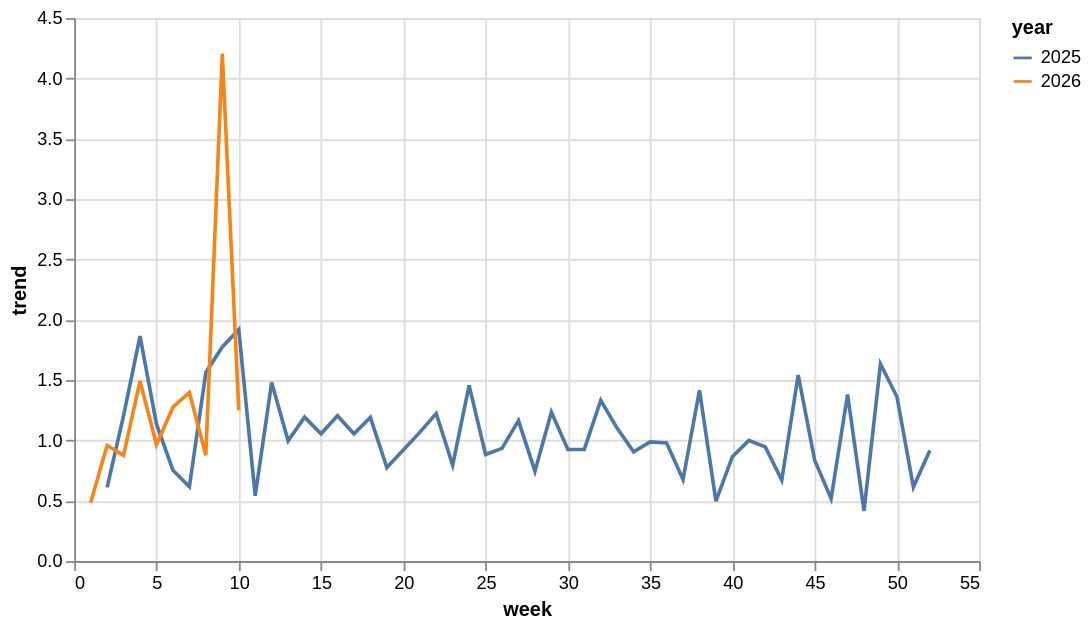

The notebook cell saved with this chart:
### Code cell
alt.Chart(
    do_grafu_celorepublika_kolo,
    width=500,
    height=300
).mark_line(
).encode(
    alt.X('week:Q'),
    alt.Y('trend:Q'),
    alt.Color('year:N')
)

### Figure 1 — Vega-Lite specification as saved in the notebook (floating-point values rounded to 4 significant figures)
{"config": {"view": {"continuousWidth": 300, "continuousHeight": 300}}, "data": {"name": "data-d65085e5e337368794e9eb6e3a70bc36"}, "mark": {"type": "line"}, "encoding": {"color": {"field": "year", "type": "nominal"}, "x": {"field": "week", "type": "quantitative"}, "y": {"field": "trend", "type": "quantitative"}}, "height": 300, "width": 500, "$schema": "https://vega.github.io/schema/vega-lite/v6.1.0.json", "datasets": {"data-d65085e5e337368794e9eb6e3a70bc36": [{"year": 2025, "week": 1, "effort_diff": 1033.0, "trend": null}, {"year": 2025, "week": 2, "effort_diff": 631.0, "trend": 0.6108}, {"year": 2025, "week": 3, "effort_diff": 761.0, "trend": 1.206}, {"year": 2025, "week": 4, "effort_diff": 1419.0, "trend": 1.865}, {"year": 2025, "week": 5, "effort_diff": 1610.0, "trend": 1.135}, {"year": 2025, "week": 6, "effort_diff": 1213.0, "trend": 0.7534}, {"year": 2025, "week": 7, "effort_diff": 748.0, "trend": 0.6167}, {"year": 2025, "week": 8, "effort_diff": 1169.0, "trend": 1.563}, {"year": 2025, "week": 9, "effort_diff": 2075.0, "trend": 1.775}, {"year": 2025, "week": 10, "effort_diff": 3980.0, "trend": 1.918}, {"year": 2025, "week": 11, "effort_diff": 2157.0, "trend": 0.542}, {"year": 2025, "week": 12, "effort_diff": 3192.0, "trend": 1.48}, {"year": 2025, "week": 13, "effort_diff": 3182.0, "trend": 0.9969}, {"year": 2025, "week": 14, "effort_diff": 3796.0, "trend": 1.193}, {"year": 2025, "week": 15, "effort_diff": 4005.0, "trend": 1.055}, {"year": 2025, "week": 16, "effort_diff": 4825.0, "trend": 1.205}, {"year": 2025, "week": 17, "effort_diff": 5089.0, "trend": 1.055}, {"year": 2025, "week": 18, "effort_diff": 6059.0, "trend": 1.191}, {"year": 2025, "week": 19, "effort_diff": 4697.0, "trend": 0.7752}, {"year": 2025, "week": 20, "effort_diff": 4325.0, "trend": 0.9208}, {"year": 2025, "week": 21, "effort_diff": 4613.0, "trend": 1.067}, {"year": 2025, "week": 22, "effort_diff": 5643.0, "trend": 1.223}, {"year": 2025, "week": 23, "effort_diff": 4492.0, "trend": 0.796}, {"year": 2025, "week": 24, "effort_diff": 6543.0, "trend": 1.457}, {"year": 2025, "week": 25, "effort_diff": 5782.0, "trend": 0.8837}, {"year": 2025, "week": 26, "effort_diff": 5402.0, "trend": 0.9343}, {"year": 2025, "week": 27, "effort_diff": 6286.0, "trend": 1.164}, {"year": 2025, "week": 28, "effort_diff": 4686.0, "trend": 0.7455}, {"year": 2025, "week": 29, "effort_diff": 5783.0, "trend": 1.234}, {"year": 2025, "week": 30, "effort_diff": 5347.0, "trend": 0.9246}, {"year": 2025, "week": 31, "effort_diff": 4948.0, "trend": 0.9254}, {"year": 2025, "week": 32, "effort_diff": 6596.0, "trend": 1.333}, {"year": 2025, "week": 33, "effort_diff": 7257.0, "trend": 1.1}, {"year": 2025, "week": 34, "effort_diff": 6578.0, "trend": 0.9064}, {"year": 2025, "week": 35, "effort_diff": 6500.0, "trend": 0.9881}, {"year": 2025, "week": 36, "effort_diff": 6369.0, "trend": 0.9798}, {"year": 2025, "week": 37, "effort_diff": 4304.0, "trend": 0.6758}, {"year": 2025, "week": 38, "effort_diff": 6095.0, "trend": 1.416}, {"year": 2025, "week": 39, "effort_diff": 3030.0, "trend": 0.4971}, {"year": 2025, "week": 40, "effort_diff": 2623.0, "trend": 0.8657}, {"year": 2025, "week": 41, "effort_diff": 2622.0, "trend": 0.9996}, {"year": 2025, "week": 42, "effort_diff": 2481.0, "trend": 0.9462}, {"year": 2025, "week": 43, "effort_diff": 1664.0, "trend": 0.6707}, {"year": 2025, "week": 44, "effort_diff": 2566.0, "trend": 1.542}, {"year": 2025, "week": 45, "effort_diff": 2147.0, "trend": 0.8367}, {"year": 2025, "week": 46, "effort_diff": 1112.0, "trend": 0.5179}, {"year": 2025, "week": 47, "effort_diff": 1536.0, "trend": 1.381}, {"year": 2025, "week": 48, "effort_diff": 639.0, "trend": 0.416}, {"year": 2025, "week": 49, "effort_diff": 1044.0, "trend": 1.634}, {"year": 2025, "week": 50, "effort_diff": 1422.0, "trend": 1.362}, {"year": 2025, "week": 51, "effort_diff": 872.0, "trend": 0.6132}, {"year": 2025, "week": 52, "effort_diff": 800.0, "trend": 0.9174}, {"year": 2026, "week": 1, "effort_diff": 387.0, "trend": 0.4838}, {"year": 2026, "week": 2, "effort_diff": 371.0, "trend": 0.9587}, {"year": 2026, "week": 3, "effort_diff": 325.0, "trend": 0.876}, {"year": 2026, "week": 4, "effort_diff": 485.0, "trend": 1.492}, {"year": 2026, "week": 5, "effort_diff": 468.0, "trend": 0.9649}, {"year": 2026, "week": 6, "effort_diff": 597.0, "trend": 1.276}, {"year": 2026, "week": 7, "effort_diff": 834.0, "trend": 1.397}, {"year": 2026, "week": 8, "effort_diff": 732.0, "trend": 0.8777}, {"year": 2026, "week": 9, "effort_diff": 3078.0, "trend": 4.205}, {"year": 2026, "week": 10, "effort_diff": 3845.0, "trend": 1.249}]}}
